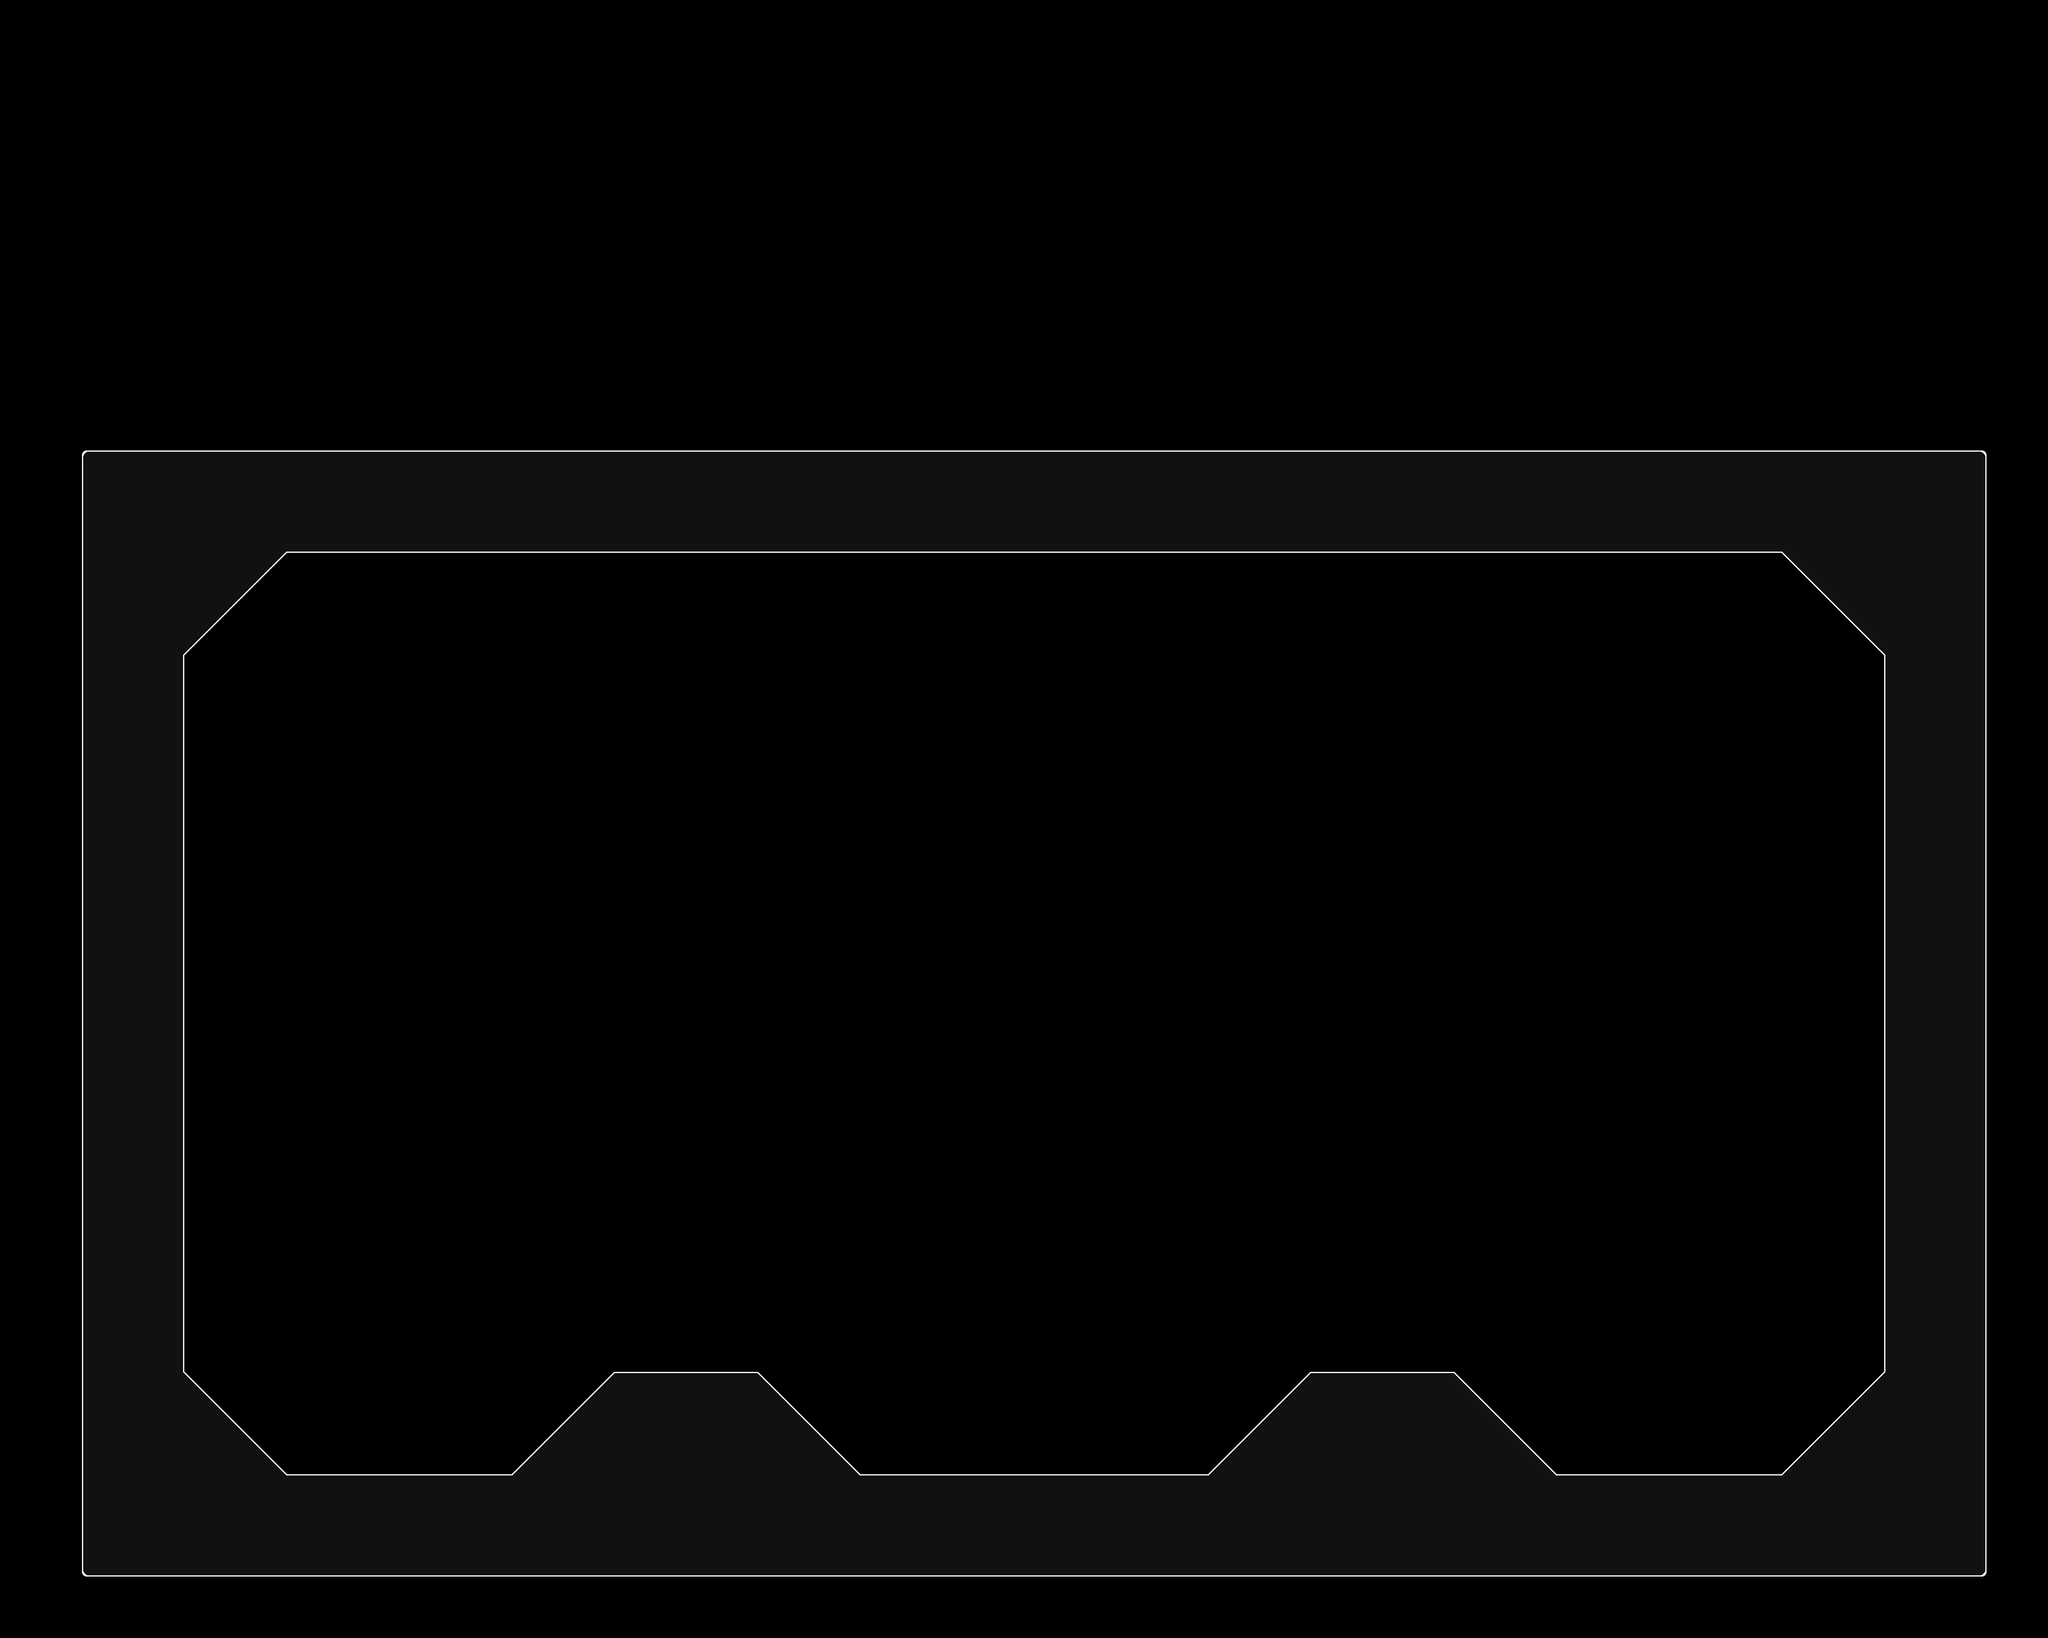

Below is a game level as drawn by its tile map, then a one-line description and the .tmx that defines it (tile-layer data replaced by summaries):
An orthogonal 100x80 tile map with 32x32 px tiles, 1 tile layer (Tile Layer 1) and 59 objects (25x Dummy, 6x Start, 5x Dropthrough, 5x MovePoint, 4x PrefabSpawner, ...).

<map version="1.10" tiledversion="1.10.2" orientation="orthogonal" renderorder="right-down" compressionlevel="0" width="100" height="80" tilewidth="32" tileheight="32" infinite="0" nextlayerid="4" nextobjectid="69">
 <properties>
  <property name="customShader" type="bool" value="true" />
  <property name="music" value="BOSS_NEPTUNE_KING_GARDEN" />
  <property name="zoom" type="float" value="1.5" />
 </properties>
 <tileset firstgid="1" source="main_0.tsx" />
 <layer id="1" name="Tile Layer 1" width="100" height="80">
  <data>[8000 cells, 1570 non-empty, 17 distinct tile ids]</data>
 </layer>
 <objectgroup id="2" name="collision-layer">
  <object id="14" x="288" y="2144">
   <polyline points="0,0 160,160 512,160 672,0 896,0 1056,160 1600,160 1760,0 1984,0 2144,160 2496,160 2656,0 2656,-1120 2496,-1280 160,-1280 0,-1120 0,0" />
  </object>
 </objectgroup>
 <objectgroup id="3" name="event-layer">
  <object id="2" name="Multitrigger" type="Multitrigger" x="224" y="512" width="32" height="32">
   <properties>
    <property name="triggeredId" value="playerstart" />
    <property name="triggeringId" value="bounds1,bounds2" />
   </properties>
  </object>
  <object id="3" name="Timer" type="Timer" x="224" y="448" width="32" height="32">
   <properties>
    <property name="interval" type="float" value="1" />
    <property name="triggeredId" value="startTimer" />
    <property name="triggeringId" value="initLimiter" />
   </properties>
  </object>
  <object id="4" name="Multitrigger" type="Multitrigger" x="288" y="448" width="32" height="32">
   <properties>
    <property name="triggeredId" value="initLimiter" />
    <property name="triggeringId" value="startTimer,w1,w2,spawn0,shake" />
   </properties>
  </object>
  <object id="5" name="Timer" type="Timer" x="224" y="576" width="32" height="32">
   <properties>
    <property name="interval" type="float" value="20" />
    <property name="triggeringId" value="spawnWeapons" />
   </properties>
  </object>
  <object id="6" name="Multitrigger" type="Multitrigger" x="288" y="576" width="32" height="32">
   <properties>
    <property name="triggeredId" value="spawnWeapons" />
    <property name="triggeringId" value="w1,w2" />
   </properties>
  </object>
  <object id="7" name="Bounds" type="Bounds" x="192" y="768" width="32" height="32">
   <properties>
    <property name="left" type="bool" value="true" />
    <property name="triggeredId" value="bounds2" />
    <property name="up" type="bool" value="true" />
   </properties>
  </object>
  <object id="8" name="Bounds" type="Bounds" x="3008" y="2400" width="32" height="32">
   <properties>
    <property name="down" type="bool" value="true" />
    <property name="right" type="bool" value="true" />
    <property name="triggeredId" value="bounds1" />
   </properties>
  </object>
  <object id="10" name="Start" type="Start" x="1440" y="1664" width="32" height="32">
   <properties>
    <property name="triggeringId" value="playerstart" />
   </properties>
  </object>
  <object id="12" name="Prefab" type="PrefabWeapon" x="2112" y="2048" width="96" height="96">
   <properties>
    <property name="prefabId" value="Weapon" />
    <property name="triggeredId" value="w2" />
   </properties>
  </object>
  <object id="13" name="Dummy" type="Dummy" x="448" y="1024" width="32" height="32">
   <properties>
    <property name="dummyId" value="0" />
    <property name="independent" type="bool" value="false" />
    <property name="triggeredId" value="rally0" />
   </properties>
  </object>
  <object id="15" name="Dropthrough" type="Dropthrough" x="960" y="1920" width="224" height="8" />
  <object id="16" name="Dropthrough" type="Dropthrough" x="2048" y="1920" width="224" height="8" />
  <object id="17" name="Dropthrough" type="Dropthrough" x="1344" y="1760" width="544" height="8" />
  <object id="18" name="Dropthrough" type="Dropthrough" x="960" y="1600" width="224" height="8" />
  <object id="19" name="Dropthrough" type="Dropthrough" x="2048" y="1600" width="224" height="8" />
  <object id="21" name="MovePoint" type="MovePoint" x="448" y="1024" width="32" height="32">
   <properties>
    <property name="connections" value="rally0" />
    <property name="independent" type="bool" value="false" />
    <property name="speed" type="float" value="6" />
    <property name="triggeredId" value="" />
    <property name="triggeringId" value="dummy1" />
   </properties>
  </object>
  <object id="22" name="Dummy" type="Dummy" x="448" y="1760" width="32" height="32">
   <properties>
    <property name="independent" type="bool" value="false" />
    <property name="triggeredId" value="dummy1" />
    <property name="triggeringId" value="dummy2" />
   </properties>
  </object>
  <object id="23" name="Dummy" type="Dummy" x="736" y="1760" width="32" height="32">
   <properties>
    <property name="independent" type="bool" value="false" />
    <property name="triggeredId" value="dummy2" />
    <property name="triggeringId" value="dummy3" />
   </properties>
  </object>
  <object id="24" name="Dummy" type="Dummy" x="736" y="1024" width="32" height="32">
   <properties>
    <property name="independent" type="bool" value="false" />
    <property name="triggeredId" value="dummy3" />
    <property name="triggeringId" value="dummy0" />
   </properties>
  </object>
  <object id="25" name="Dummy" type="Dummy" x="448" y="1024" width="32" height="32">
   <properties>
    <property name="independent" type="bool" value="false" />
    <property name="triggeredId" value="dummy0" />
    <property name="triggeringId" value="dummy1" />
   </properties>
  </object>
  <object id="26" name="Dummy" type="Dummy" x="928" y="1024" width="32" height="32">
   <properties>
    <property name="dummyId" value="1" />
    <property name="independent" type="bool" value="false" />
    <property name="triggeredId" value="rally1" />
   </properties>
  </object>
  <object id="27" name="MovePoint" type="MovePoint" x="928" y="1024" width="32" height="32">
   <properties>
    <property name="connections" value="rally1" />
    <property name="independent" type="bool" value="false" />
    <property name="speed" type="float" value="8" />
    <property name="triggeredId" value="" />
    <property name="triggeringId" value="dummy5" />
   </properties>
  </object>
  <object id="28" name="Dummy" type="Dummy" x="928" y="1760" width="32" height="32">
   <properties>
    <property name="independent" type="bool" value="false" />
    <property name="triggeredId" value="dummy5" />
    <property name="triggeringId" value="dummy6" />
   </properties>
  </object>
  <object id="29" name="Dummy" type="Dummy" x="1216" y="1760" width="32" height="32">
   <properties>
    <property name="independent" type="bool" value="false" />
    <property name="triggeredId" value="dummy6" />
    <property name="triggeringId" value="dummy7" />
   </properties>
  </object>
  <object id="30" name="Dummy" type="Dummy" x="1216" y="1024" width="32" height="32">
   <properties>
    <property name="independent" type="bool" value="false" />
    <property name="triggeredId" value="dummy7" />
    <property name="triggeringId" value="dummy4" />
   </properties>
  </object>
  </objectgroup>
</map>
<!-- 33 of 59 objects omitted -->
